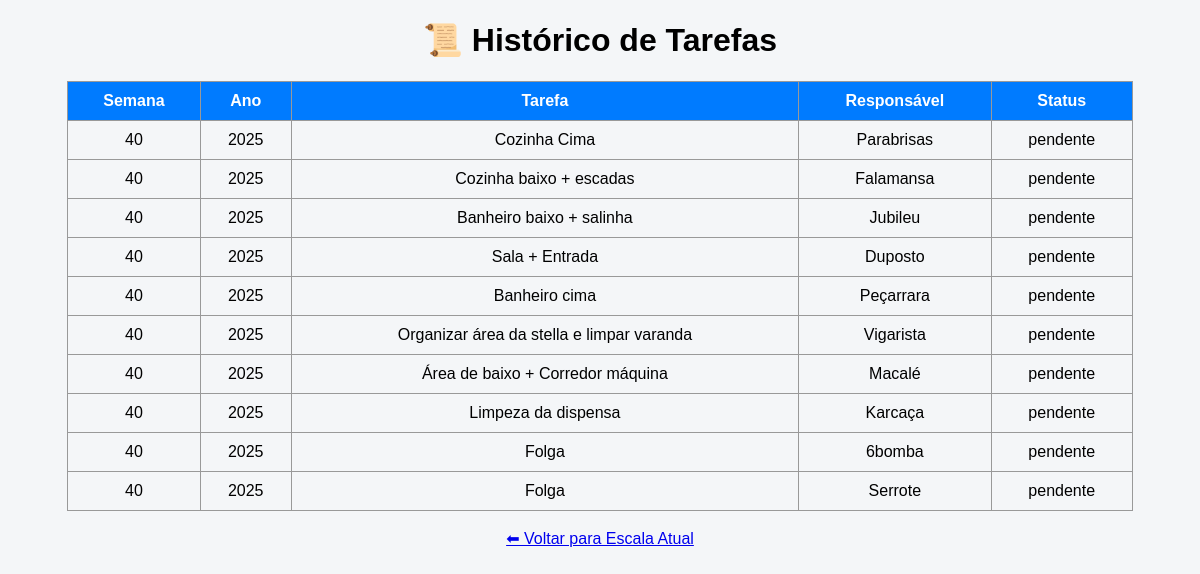
The page /historico on the database its author committed.
### tables this page shows
CREATE TABLE historico (
            id INTEGER PRIMARY KEY AUTOINCREMENT,
            semana INTEGER,
            ano INTEGER,
            tarefa TEXT,
            responsavel TEXT,
            status TEXT
        );

### app.py (the view)
@app.route("/historico")
def historico():
    dados = buscar_historico()
    return render_template("historico.html", dados=dados)

### app.py (called while the page is built)
def buscar_historico():
    conn = sqlite3.connect("tarefas.db")
    cur = conn.cursor()
    cur.execute("SELECT semana, ano, tarefa, responsavel, status FROM historico ORDER BY ano DESC, semana DESC")
    rows = cur.fetchall()
    conn.close()
    return rows

### templates/historico.html (shortened to what this page needs)
<!DOCTYPE html>
<html lang="pt-BR">
<head>
    <link rel="stylesheet" href="{{ url_for('static', filename='style.css') }}">
</head>
<body>
    <h1>📜 Histórico de Tarefas</h1>
    <table>
        <tr>
            <th>Semana</th>
            <th>Ano</th>
            <th>Tarefa</th>
            <th>Responsável</th>
            <th>Status</th>
        </tr>
        {% for semana, ano, tarefa, responsavel, status in dados %}
        <tr class="{% if status == 'feita' %}feito{% endif %}">
            <td>{{ semana }}</td>
            <td>{{ ano }}</td>
            <td>{{ tarefa }}</td>
            <td>{{ responsavel }}</td>
            <td>{{ status }}</td>
        </tr>
        {% endfor %}
    </table>
    <br>
    <a href="/">⬅ Voltar para Escala Atual</a>
</body>
</html>

### static/style.css (style rules this page uses)
body { font-family: Arial, sans-serif; text-align: center; background: #f4f6f8; }
table { margin: auto; border-collapse: collapse; width: 90%; }
th, td { border: 1px solid #999; padding: 10px; }
th { background: #007BFF; color: white; }

### rows shown on the page
historico: semana "40", ano "2025", tarefa "Cozinha Cima", responsavel "Parabrisas", status "pendente"
historico: semana "40", ano "2025", tarefa "Cozinha baixo + escadas", responsavel "Falamansa", status "pendente"
historico: semana "40", ano "2025", tarefa "Banheiro baixo + salinha", responsavel "Jubileu", status "pendente"
historico: semana "40", ano "2025", tarefa "Sala + Entrada", responsavel "Duposto", status "pendente"
historico: semana "40", ano "2025", tarefa "Banheiro cima", responsavel "Peçarrara", status "pendente"
historico: semana "40", ano "2025", tarefa "Organizar área da stella e limpar varanda", responsavel "Vigarista", status "pendente"
historico: semana "40", ano "2025", tarefa "Área de baixo + Corredor máquina", responsavel "Macalé", status "pendente"
historico: semana "40", ano "2025", tarefa "Limpeza da dispensa", responsavel "Karcaça", status "pendente"
historico: semana "40", ano "2025", tarefa "Folga", responsavel "6bomba", status "pendente"
historico: semana "40", ano "2025", tarefa "Folga", responsavel "Serrote", status "pendente"
